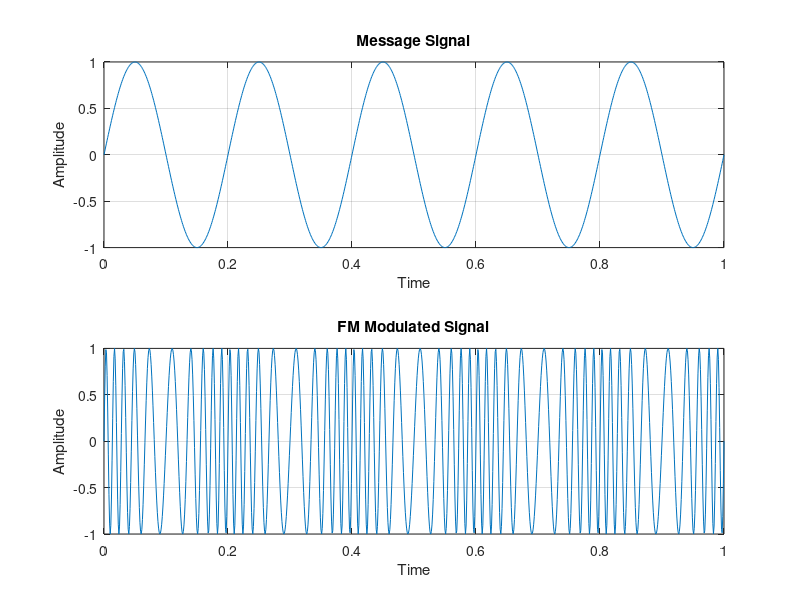

This figure's MATLAB source:
clc;
clear;
close all;


% Time Vector

t = 0:0.001:1;


% Message Signal

fm = 5;

message = sin(2*pi*fm*t);



% Carrier Frequency

fc = 50;


% Frequency Sensitivity

kf = 5;


% FM Modulation

FM_signal = sin(2*pi*fc*t + kf*message);



% Plot Message Signal

figure;

subplot(2,1,1);

plot(t,message);

title('Message Signal');

xlabel('Time');

ylabel('Amplitude');

grid on;



% Plot FM Signal

subplot(2,1,2);

plot(t,FM_signal);

title('FM Modulated Signal');

xlabel('Time');

ylabel('Amplitude');

grid on;
